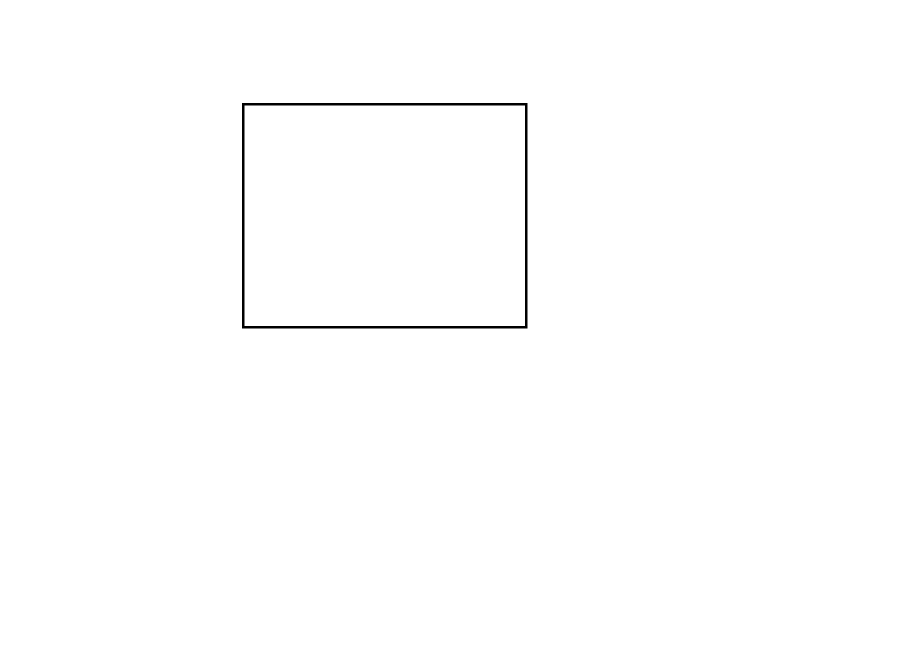
//> input picture 1.png, 1843 x 1316 px (shown at 1/2 size)
$ ./caliper 1.png   (built with g++ and OpenCV 4)
//> lines starting //> are read from the running program, lines starting //| are printed output that depends on the picture; after the words box and inside, x2 and y2 are one past the last pixel; in counts of white or black regions, pixels touching at a corner belong together
#include <opencv2/opencv.hpp>

#include <algorithm>
#include <cmath>
#include <fstream>
#include <iostream>
#include <numeric>
#include <string>
#include <vector>

struct EdgePoint {
    double position = 0.0;   // Distance from p1 along the caliper axis.
    int polarity = 0;        // +1 dark-to-bright, -1 bright-to-dark along p1 -> p2.
    float gradient = 0.0f;   // Signed derivative peak value.
};

constexpr double kProfileSampleSpacing = 0.25;

static inline float sampleBilinear(const cv::Mat& img, double x, double y) {
    const int w = img.cols;
    const int h = img.rows;

    x = std::clamp(x, 0.0, static_cast<double>(w - 1));
    y = std::clamp(y, 0.0, static_cast<double>(h - 1));

    const int x0 = static_cast<int>(std::floor(x));
    const int y0 = static_cast<int>(std::floor(y));
    const int x1 = std::min(x0 + 1, w - 1);
    const int y1 = std::min(y0 + 1, h - 1);
    const double dx = x - x0;
    const double dy = y - y0;

    const float i00 = img.at<uchar>(y0, x0);
    const float i10 = img.at<uchar>(y0, x1);
    const float i01 = img.at<uchar>(y1, x0);
    const float i11 = img.at<uchar>(y1, x1);

    const double value =
        (1.0 - dx) * (1.0 - dy) * i00 +
        dx * (1.0 - dy) * i10 +
        (1.0 - dx) * dy * i01 +
        dx * dy * i11;
    return static_cast<float>(value);
}

static std::vector<float> makeGaussianKernel(double sigma) {
    if (sigma <= 0.0) {
        return {1.0f};
    }

    const int radius = std::max(1, static_cast<int>(std::ceil(3.0 * sigma)));
    std::vector<float> kernel(static_cast<size_t>(2 * radius + 1), 0.0f);
    double sum = 0.0;

    for (int i = -radius; i <= radius; ++i) {
        const double value = std::exp(-0.5 * (static_cast<double>(i) * i) / (sigma * sigma));
        kernel[static_cast<size_t>(i + radius)] = static_cast<float>(value);
        sum += value;
    }

    for (float& value : kernel) {
        value = static_cast<float>(value / sum);
    }
    return kernel;
}

static std::vector<float> makeGaussianDerivativeKernel(double sigma) {
    if (sigma <= 0.0) {
        sigma = 1.0;
    }

    const int radius = std::max(1, static_cast<int>(std::ceil(3.0 * sigma)));
    std::vector<float> kernel(static_cast<size_t>(2 * radius + 1), 0.0f);
    const double sigma2 = sigma * sigma;
    double norm = 0.0;

    for (int i = -radius; i <= radius; ++i) {
        const double value = -(static_cast<double>(i) / sigma2) *
                             std::exp(-0.5 * (static_cast<double>(i) * i) / sigma2);
        kernel[static_cast<size_t>(i + radius)] = static_cast<float>(value);
        norm += std::abs(value);
    }

    if (norm > 0.0) {
        for (float& value : kernel) {
            value = static_cast<float>(value / norm);
        }
    }
    return kernel;
}

static std::vector<float> convolve1DReplicate(
    const std::vector<float>& signal,
    const std::vector<float>& kernel) {
    if (signal.empty() || kernel.empty()) {
        return {};
    }

    const int half = static_cast<int>(kernel.size() / 2);
    std::vector<float> result(signal.size(), 0.0f);

    for (size_t i = 0; i < signal.size(); ++i) {
        double sum = 0.0;
        for (int k = -half; k <= half; ++k) {
            int idx = static_cast<int>(i) + k;
            idx = std::clamp(idx, 0, static_cast<int>(signal.size()) - 1);
            sum += signal[static_cast<size_t>(idx)] * kernel[static_cast<size_t>(half - k)];
        }
        result[i] = static_cast<float>(sum);
    }

    return result;
}

static double fitQuadraticSubpixel(const std::vector<float>& x, const std::vector<float>& y) {
    const int n = static_cast<int>(x.size());
    if (n < 3) {
        return n == 0 ? 0.0 : x[static_cast<size_t>(n / 2)];
    }

    const double xMean = std::accumulate(x.begin(), x.end(), 0.0) / n;
    double sumX = 0.0;
    double sumX2 = 0.0;
    double sumX3 = 0.0;
    double sumX4 = 0.0;
    double sumY = 0.0;
    double sumXY = 0.0;
    double sumX2Y = 0.0;

    for (int i = 0; i < n; ++i) {
        const double xi = x[static_cast<size_t>(i)] - xMean;
        const double yi = y[static_cast<size_t>(i)];
        const double xi2 = xi * xi;
        sumX += xi;
        sumX2 += xi2;
        sumX3 += xi2 * xi;
        sumX4 += xi2 * xi2;
        sumY += yi;
        sumXY += xi * yi;
        sumX2Y += xi2 * yi;
    }

    cv::Mat a = (cv::Mat_<double>(3, 3) <<
        sumX4, sumX3, sumX2,
        sumX3, sumX2, sumX,
        sumX2, sumX, static_cast<double>(n));
    cv::Mat b = (cv::Mat_<double>(3, 1) << sumX2Y, sumXY, sumY);
    cv::Mat coeff;

    if (!cv::solve(a, b, coeff, cv::DECOMP_SVD)) {
        return x[static_cast<size_t>(n / 2)];
    }

    const double qa = coeff.at<double>(0);
    const double qb = coeff.at<double>(1);
    if (std::abs(qa) < 1e-8) {
        return x[static_cast<size_t>(n / 2)];
    }

    double peak = -qb / (2.0 * qa) + xMean;
    peak = std::clamp(peak, static_cast<double>(x.front()), static_cast<double>(x.back()));
    return peak;
}

std::vector<float> extractProfileAlongLine(
    const cv::Mat& gray,
    const cv::Point2f& p1,
    const cv::Point2f& p2,
    int width,
    double smoothSigma) {
    CV_Assert(!gray.empty() && gray.type() == CV_8U);

    const cv::Point2f axis = p2 - p1;
    const double lineLength = std::hypot(axis.x, axis.y);
    if (lineLength < 1e-6) {
        return {};
    }

    const cv::Point2f u = axis * static_cast<float>(1.0 / lineLength);
    const cv::Point2f perp(-u.y, u.x);

    const int acrossSamples = std::max(1, width);
    const int lineSamples = std::max(2, static_cast<int>(std::round(lineLength / kProfileSampleSpacing)) + 1);
    const double lineStep = lineLength / static_cast<double>(lineSamples - 1);

    std::vector<float> profile;
    profile.reserve(static_cast<size_t>(lineSamples));

    for (int i = 0; i < lineSamples; ++i) {
        const double t = static_cast<double>(i) * lineStep;
        const cv::Point2f center = p1 + u * static_cast<float>(t);
        double sum = 0.0;

        for (int j = 0; j < acrossSamples; ++j) {
            const double offset = static_cast<double>(j) - 0.5 * static_cast<double>(acrossSamples - 1);
            const cv::Point2f samplePt = center + perp * static_cast<float>(offset);
            sum += sampleBilinear(gray, samplePt.x, samplePt.y);
        }

        profile.push_back(static_cast<float>(sum / acrossSamples));
    }

    if (smoothSigma > 0.0) {
        profile = convolve1DReplicate(profile, makeGaussianKernel(smoothSigma / lineStep));
    }
    return profile;
}

std::vector<float> computeProfileGradient(
    const std::vector<float>& profile,
    double sigma = 1.0,
    double sampleStep = 1.0) {
    if (profile.empty()) {
        return {};
    }

    sampleStep = std::max(sampleStep, 1e-6);
    const double sigmaSamples = sigma / sampleStep;
    auto grad = convolve1DReplicate(profile, makeGaussianDerivativeKernel(sigmaSamples));
    for (float& value : grad) {
        value = static_cast<float>(value * sigmaSamples * std::sqrt(2.0 * CV_PI) / sampleStep);
    }
    return grad;
}

std::vector<EdgePoint> findAllEdgesPeak(
    const std::vector<float>& derivProfile,
    double threshold,
    double sampleStep = 1.0) {
    std::vector<EdgePoint> edges;
    const int n = static_cast<int>(derivProfile.size());
    int start = -1;

    auto flushSegment = [&](int end) {
        if (start < 0 || end < start) {
            return;
        }

        float peakValue = 0.0f;
        int peakIndex = start;
        for (int i = start; i <= end; ++i) {
            const float value = derivProfile[static_cast<size_t>(i)];
            if (std::abs(value) > std::abs(peakValue)) {
                peakValue = value;
                peakIndex = i;
            }
        }

        std::vector<float> x;
        std::vector<float> y;
        for (int i = peakIndex - 2; i <= peakIndex + 2; ++i) {
            if (i >= 0 && i < n) {
                x.push_back(static_cast<float>(i));
                y.push_back(derivProfile[static_cast<size_t>(i)]);
            }
        }

        const double subIndex = fitQuadraticSubpixel(x, y);
        const int polarity = peakValue > 0.0f ? +1 : -1;
        edges.push_back({subIndex * sampleStep, polarity, peakValue});
    };

    for (int i = 0; i < n; ++i) {
        if (std::abs(derivProfile[static_cast<size_t>(i)]) > threshold) {
            if (start < 0) {
                start = i;
            }
        } else if (start >= 0) {
            flushSegment(i - 1);
            start = -1;
        }
    }

    if (start >= 0) {
        flushSegment(n - 1);
    }

    return edges;
}

std::vector<EdgePoint> detectEdgesAlongLine(
    const cv::Mat& gray,
    const cv::Point2f& p1,
    const cv::Point2f& p2,
    int width,
    double profileSmoothSigma,
    double derivativeSigma,
    double threshold) {
    const cv::Point2f axis = p2 - p1;
    const double lineLength = std::hypot(axis.x, axis.y);
    if (lineLength < 1e-6) {
        return {};
    }

    const cv::Point2f u = axis * static_cast<float>(1.0 / lineLength);
    const double padding = std::max(0.0, 3.0 * profileSmoothSigma + 3.0 * derivativeSigma + 2.0 * kProfileSampleSpacing);
    const cv::Point2f extP1 = p1 - u * static_cast<float>(padding);
    const cv::Point2f extP2 = p2 + u * static_cast<float>(padding);
    const double extLength = lineLength + 2.0 * padding;
    const int lineSamples = std::max(2, static_cast<int>(std::round(extLength / kProfileSampleSpacing)) + 1);
    const double sampleStep = extLength / static_cast<double>(lineSamples - 1);

    const auto profile = extractProfileAlongLine(gray, extP1, extP2, width, profileSmoothSigma);
    const auto gradient = computeProfileGradient(profile, derivativeSigma, sampleStep);
    auto edges = findAllEdgesPeak(gradient, threshold, sampleStep);

    std::vector<EdgePoint> clipped;
    clipped.reserve(edges.size());
    for (auto edge : edges) {
        edge.position -= padding;
        if (edge.position >= 0.0 && edge.position <= lineLength) {
            clipped.push_back(edge);
        }
    }
    return clipped;
}

static cv::Point2f pointAtDistance(const cv::Point2f& p1, const cv::Point2f& p2, double distance) {
    const cv::Point2f axis = p2 - p1;
    const double lineLength = std::hypot(axis.x, axis.y);
    if (lineLength < 1e-6) {
        return p1;
    }
    const cv::Point2f u = axis * static_cast<float>(1.0 / lineLength);
    return p1 + u * static_cast<float>(distance);
}

template<typename T>
void saveVector(const std::string& path, const std::vector<T>& values) {
    std::ofstream out(path);
    for (size_t i = 0; i < values.size(); ++i) {
        if (i > 0) {
            out << ',';
        }
        out << values[i];
    }
}

static cv::Mat makeSyntheticDemoImage(int width, int height) {
    cv::Mat img(height, width, CV_8U, cv::Scalar(40));
    cv::rectangle(img, cv::Rect(width / 3, height / 4, width / 3, height / 2), cv::Scalar(220), cv::FILLED);
    cv::GaussianBlur(img, img, cv::Size(0, 0), 1.2, 1.2, cv::BORDER_REPLICATE);
    return img;
}

int main(int argc, char** argv) {
    cv::Mat img;
    if (argc > 1) {
        img = cv::imread(argv[1], cv::IMREAD_GRAYSCALE);
//> img: 1316 rows x 1843 cols, CV_8UC1; 99.6% white; 1 black region, box (x1, y1, x2, y2) and area: (484, 206, 1055, 657) 10120
        if (img.empty()) {
            std::cerr << "Cannot open image: " << argv[1] << '\n';
            return 1;
        }
    } else {
        img = makeSyntheticDemoImage(320, 180);
    }

    cv::Mat displayImg;
    cv::cvtColor(img, displayImg, cv::COLOR_GRAY2BGR);
//> displayImg is the input picture: 1316 rows x 1843 cols, CV_8UC3; 99.6% white; 1 black region, box (x1, y1, x2, y2) and area: (484, 206, 1055, 657) 10120

    const cv::Point2f p1(0.0f, img.rows * 0.5f);
//> p1 = Point(0, 658)
    const cv::Point2f p2(static_cast<float>(img.cols - 1), img.rows * 0.5f);
//> p2 = Point(1842, 658)
    const int width = std::max(1, img.rows / 4);
//> width = 329
    const double profileSmoothSigma = 1.0;
    const double derivativeSigma = 1.0;
    const double derivativeThreshold = 8.0;

    const cv::Point2f axis = p2 - p1;
//> axis = Point(1842, 0)
    const double lineLength = std::hypot(axis.x, axis.y);
//> lineLength = 1842
    const cv::Point2f u = axis * static_cast<float>(1.0 / lineLength);
//> u = Point(1, 0)
    const cv::Point2f perp(-u.y, u.x);
//> perp = Point(0, 1)
    const int lineSamples = std::max(2, static_cast<int>(std::round(lineLength / kProfileSampleSpacing)) + 1);
//> lineSamples = 7369
    const double sampleStep = lineLength / static_cast<double>(lineSamples - 1);
//> sampleStep = 0.25

    const auto profile = extractProfileAlongLine(img, p1, p2, width, profileSmoothSigma);
//> after the loop in extractProfileAlongLine, `for (int i = 0; i < lineSamples; ++i)`: profile = 7369 values, max 255 at index 0, min 128.7 at index 1936, mean 253.1
//> in convolve1DReplicate, `const int half = static_cast<int>(kernel.size() / 2);`: half = 12
//> after the loop in convolve1DReplicate, `for (size_t i = 0; i < signal.size(); ++i)`: result = 7369 values, max 255 at index 0, min 130.4 at index 1944, mean 253.1
//> in extractProfileAlongLine, `profile = convolve1DReplicate(profile, makeGaussianKernel(smoothSigma ..`: profile has the same summary as result in convolve1DReplicate
//> profile has the same summary as result in convolve1DReplicate
    const auto gradient = computeProfileGradient(profile, derivativeSigma, sampleStep);
//> in computeProfileGradient, `auto grad = convolve1DReplicate(profile, makeGaussianDerivativeKernel(..`: grad = 7369 values, max 43.97 at index 4218, min -43.97 at index 1934, mean 0
//> gradient = 7369 values, max 1763.6 at index 4218, min -1763.6 at index 1934, mean 0
    const auto edges = detectEdgesAlongLine(
        img,
        p1,
        p2,
        width,
        profileSmoothSigma,
        derivativeSigma,
        derivativeThreshold);
//> the loop in detectEdgesAlongLine, `for (auto edge : edges)` made 2 passes

    saveVector("grayProfile.txt", profile);
    saveVector("derivProfile.txt", gradient);

    cv::line(displayImg, p1, p2, cv::Scalar(255, 0, 0), 1, cv::LINE_AA);
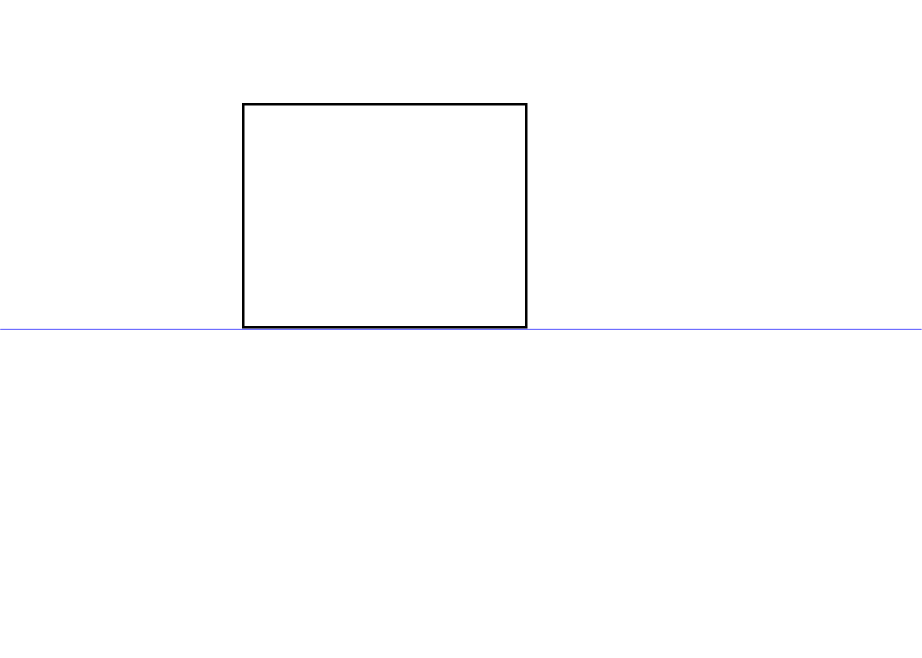
//> displayImg: 1316 rows x 1843 cols, CV_8UC3 (shown at 1/2 size); 0.23% of pixels changed, all inside (x1, y1, x2, y2) = (0, 657, 1843, 660)
    for (const auto& edge : edges) {
        const cv::Point2f linePoint = pointAtDistance(p1, p2, edge.position);
        const cv::Point2f start = linePoint + perp * static_cast<float>(0.5 * width);
        const cv::Point2f end = linePoint - perp * static_cast<float>(0.5 * width);
        cv::line(displayImg, start, end, cv::Scalar(0, 0, 255), 1, cv::LINE_AA);
        std::cout << "edge position=" << edge.position
                  << " polarity=" << edge.polarity
                  << " gradient=" << edge.gradient << '\n';
    }
//> this loop made 2 passes
//| edge position=483.49 polarity=-1 gradient=-1763.6
//| edge position=1054.51 polarity=1 gradient=1763.6
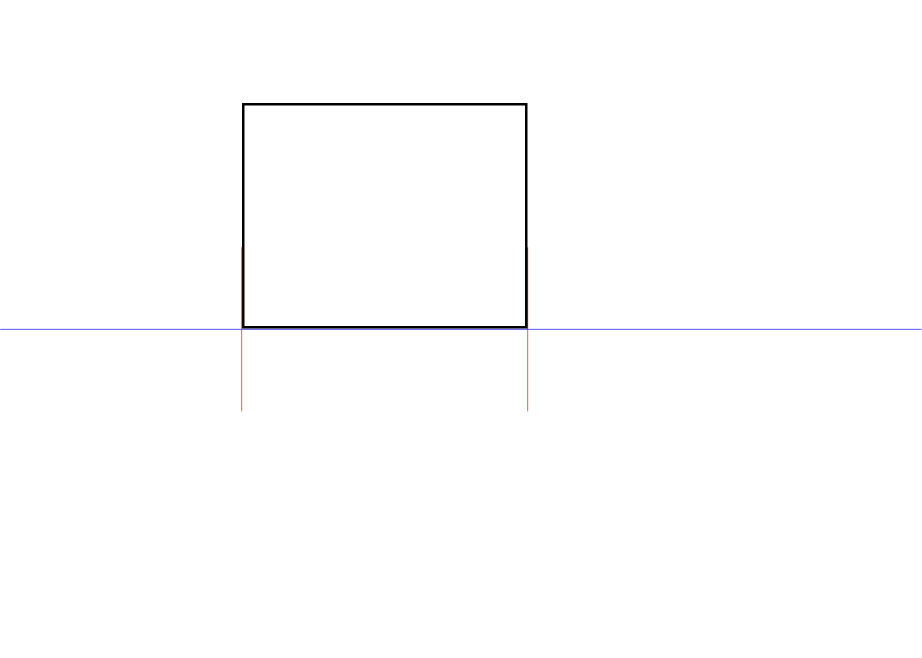
//> displayImg: 1316 rows x 1843 cols, CV_8UC3 (shown at 1/2 size); 0.08% of pixels changed, all inside (x1, y1, x2, y2) = (482, 494, 1057, 824)

    cv::imshow("Detected Edges", displayImg);
    cv::waitKey(0);
    return 0;
}
